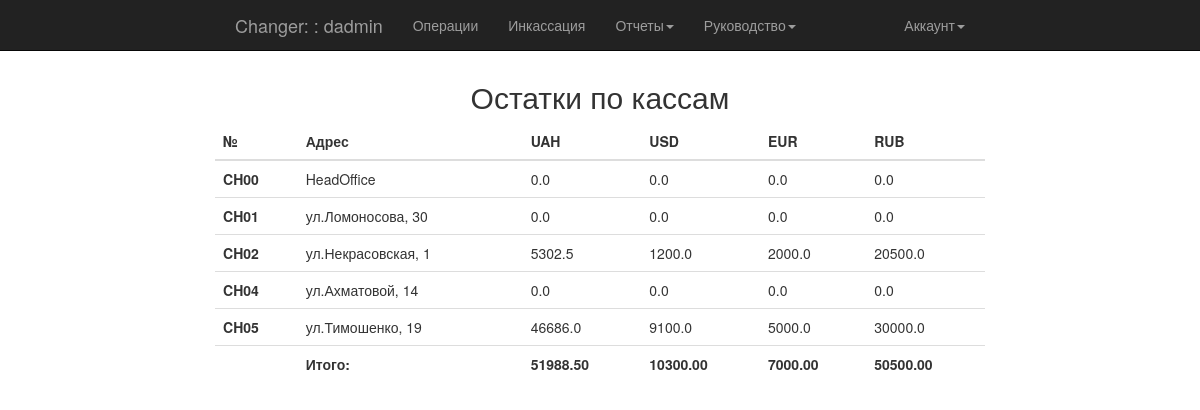
Page /boss/boss_state (signed in) on the committed database.
### app/models.py (models this page shows, shortened)
class User(UserMixin, db.Model):
    __tablename__ = 'users'
    id = db.Column(db.Integer, primary_key=True)
    username = db.Column(db.String(64), unique=True, index=True)
    password_hash = db.Column(db.String(128))
    member_since = db.Column(db.DateTime(), default=datetime.utcnow)
    last_seen = db.Column(db.DateTime(), default=datetime.utcnow)
    status = db.Column(db.Boolean, default=True)
    role_id = db.Column(db.Integer, db.ForeignKey('roles.id'))
    role = db.relationship('Role', backref='user')
    cash_id = db.Column(db.Integer, db.ForeignKey('cashes.id'))
    cash = db.relationship('Cashes', backref='user')
    group_id = db.Column(db.Integer, db.ForeignKey('group_cashes.id'), default=1)
    group = db.relationship('GroupOfCashes', backref='user')
    deals = db.relationship('Deals', backref='user', lazy='dynamic')
    transactions = db.relationship('Transaction', backref='user', lazy='dynamic')
    collections = db.relationship('Collections', backref='user')
    def can(self, permissions):
        return self.role is not None and (self.role.permissions & permissions) == permissions
    @property
    def password(self):
        raise "Password isn't readable attribute"

class Cashes(db.Model):
    __tablename__ = 'cashes'
    id = db.Column(db.Integer, primary_key=True)
    branch = db.Column(db.String(8))
    address = db.Column(db.String(64))
    member_since = db.Column(db.DateTime(), default=datetime.utcnow)
    status = db.Column(db.Boolean, default=True)
    group_id = db.Column(db.Integer, db.ForeignKey('group_cashes.id'))
    group = db.relationship('GroupOfCashes', backref='cash')
    deals = db.relationship('Deals', backref='cash', lazy='dynamic')
    collections = db.relationship('Collections', backref='cash')
    transactions = db.relationship('Transaction', backref='cash')

class Deals(db.Model):
    __tablename__ = 'deals'
    id = db.Column(db.Integer, primary_key=True)
    user_id = db.Column(db.Integer, db.ForeignKey('users.id'))
    cash_id = db.Column(db.Integer, db.ForeignKey('cashes.id'))
    inkass = db.Column(db.Boolean, default=False)  # inkass = 1 - YES;
    inkass_notes = db.Column(db.String(64))
    date_operation = db.Column(db.DateTime, default=datetime.utcnow)
    count_uah = db.Column(db.Float)
    currency_usd = db.Column(db.Float, default=0)
    count_usd = db.Column(db.Float)
    currency_eur = db.Column(db.Float, default=0)
    count_eur = db.Column(db.Float)
    currency_rub = db.Column(db.Float, default=0)
    count_rub = db.Column(db.Float)

### app/boss/views.py (the view)
@boss.route('/boss_state')
@login_required
@permission_required(Permission.SHOW_STATUS)
def boss_state():
    result_branches = []
    for i in Cashes.query.order_by('id').all():
        deal = Deals.query.filter_by(cash_id=i.id).order_by(Deals.id.desc()).first()
        result_one = (i.branch, i.address, deal.count_uah, deal.count_usd, deal.count_eur, deal.count_rub)
        result_branches.append(result_one)
    return render_template('boss/boss_state.html', result_branches=result_branches)

### app/main/__init__.py (called while the page is built)
@main.app_context_processor
def inject_permission():
    return dict(Permission=Permission)

### app/models.py (called while the page is built)
@login_manager.user_loader
def load_user(user_id):
    return User.query.get(int(user_id))

### app/templates/boss/boss_state.html (shortened to what this page needs)
{% extends "base.html" %}
{% block content %}
    <div class="col-sm-8 col-sm-offset-2 loginpage">
        <p><h2 class="text-center">Остатки по кассам</h2></p>
        <table class='table table-hover'>
            <thead>
            <tr>
                <th>№</th>
                <th>Адрес</th>
                <th>UAH</th>
                <th>USD</th>
                <th>EUR</th>
                <th>RUB</th>
            </tr>
            </thead>
            <tbody>
            {% for i in result_branches %}
                <tr>
                    <th class='row'> {{ i[0] }}</th>
                    <td>{{ i[1] }}</td>
                    <td>{{ i[2] }}</td>
                    <td>{{ i[3] }}</td>
                    <td>{{ i[4] }}</td>
                    <td>{{ i[5] }}</td>
                </tr>
            {% endfor %}
            </tbody>
            <tfoot>
            <tr>
                <th></th>
                <th>Итого:</th>
                <th id="sum_uah"></th>
                <th id="sum_usd"></th>
                <th id="sum_eur"></th>
                <th id="sum_rub"></th>
            </tr>
            </tfoot>
        </table>
    </div>
{% endblock %}

### app/templates/base.html (shortened to what this page needs)
<!DOCTYPE html>
<html lang="en" {% block html_attribs %}{% endblock html_attribs %}>
{% block html %}
    <head>
        {% block head %}
            {% block styles %}
                <link rel="stylesheet" href="{{ url_for('static', filename='bootstrap.min.css') }}">
                <link rel="stylesheet" href="{{ url_for('static', filename='style.css') }}">
            {% endblock styles %}
        {% endblock head %}
    </head>
    <body>
    {% block body %}
        {% block navbar %}
            <nav class="navbar navbar-inverse navbar-fixed-top">
                <div class="container">
                    <div class="col-md-8 col-md-offset-2">
                        <div class="navbar-header">
                            {% if current_user.is_authenticated %}
                                <a class="navbar-brand" href="#">Changer: {{ current_user.cash.branch }}: {{ current_user.username }}</a>
                            {% else %}
                                <a class="navbar-brand" href="#">Changer</a>
                            {% endif %}
                        </div>
                        <div class="navbar-collapse collapse">
                            <ul class="nav navbar-nav">
                                {% if current_user.is_authenticated %}
                                    {% if current_user.can(Permission.MAKE_OPERATION) %}
                                        <li><a href="{{ url_for('main.index') }}">Операции</a></li>
                                        <li><a href="{{ url_for('main.collections') }}">Инкассация</a></li>
                                        <li class="dropdown">
                                            <a href="#" class="dropdown-toggle" data-toggle="dropdown">Отчеты<b class="caret"></b></a>
                                        </li>
                                    {% endif %}
                                    {% if current_user.can(Permission.SHOW_STATUS) %}
                                        <li class="dropdown">
                                        <a href="#" class="dropdown-toggle" data-toggle="dropdown">Руководство<b class="caret"></b></a>
                                    </li>
                                    {% endif %}
                                {% endif %}
                            </ul>
                            <ul class="nav navbar-nav navbar-right">
                                {% if current_user.is_authenticated %}
                                    <li class="dropdown">
                                        <a href="#" class="dropdown-toggle" data-toggle="dropdown">Аккаунт<b class="caret"></b></a>
                                    </li>
                                {% else %}
                                    <li><a href="{{ url_for('auth.login') }}">Войти</a></li>
                                {% endif %}
                            </ul>
                        </div>
                    </div>
                </div>
            </nav>
        {% endblock navbar %}
        {% block content %}
        {% endblock content %}
    {% endblock body %}
    </body>
{% endblock html %}
</html>

### app/static/style.css (style rules this page uses)
.loginpage { margin-top: 60px; }

### rows in the picture
User: username "dadmin"
Cashes: branch "CH00", address "HeadOffice"
Deals: count_uah "0.0", count_usd "0.0", count_eur "0.0", count_rub "0.0"
Cashes: branch "CH01", address "ул.Ломоносова, 30"
Deals: count_uah "0.0", count_usd "0.0", count_eur "0.0", count_rub "0.0"
Cashes: branch "CH02", address "ул.Некрасовская, 1"
Deals: count_uah "5302.5", count_usd "1200.0", count_eur "2000.0", count_rub "20500.0"
Cashes: branch "CH04", address "ул.Ахматовой, 14"
Deals: count_uah "0.0", count_usd "0.0", count_eur "0.0", count_rub "0.0"
Cashes: branch "CH05", address "ул.Тимошенко, 19"
Deals: count_uah "46686.0", count_usd "9100.0", count_eur "5000.0", count_rub "30000.0"
